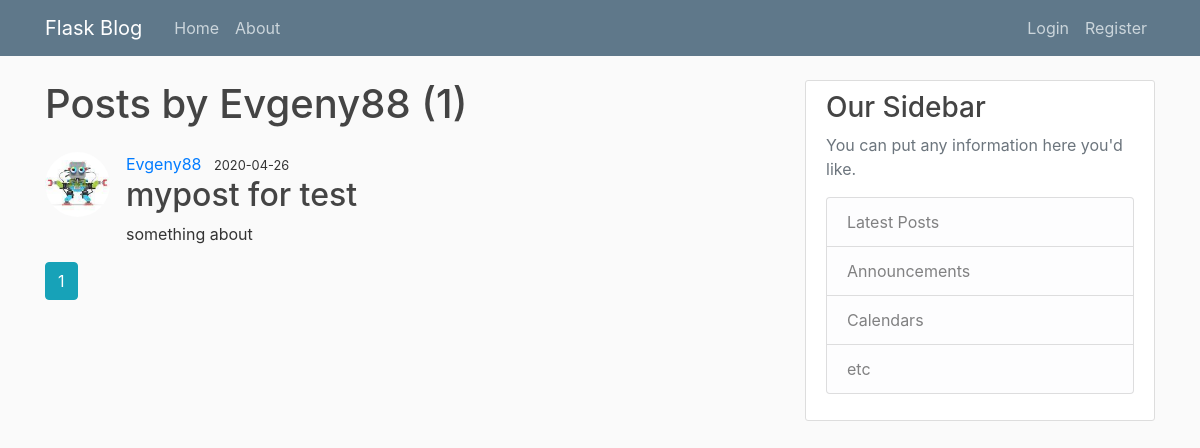
The page /user/Evgeny88 on the database its author committed.
### flaskblog/models.py (models this page shows, shortened)
class User(db.Model,UserMixin):
	id = db.Column(db.Integer(),primary_key = True)
	username = db.Column(db.String(20), unique = True, nullable = False)
	email = db.Column(db.String(120), unique = True, nullable = False)
	password = db.Column(db.String(60), nullable = False)
	image_file = db.Column(db.String(20), nullable = False, default='default.jpg')
	posts = db.relationship('Post', backref = 'autor', lazy = True)

class Post(db.Model):
	id = db.Column(db.Integer(),primary_key = True)
	title = db.Column(db.String(100), nullable= False)
	created = db.Column(db.DateTime, nullable = False, default = datetime.now())
	content = db.Column(db.Text, nullable = False)
	user_id = db.Column(db.Integer, db.ForeignKey('user.id'), nullable = False)

### flaskblog/users/routes.py (the view)
@users.route("/user/<string:username>")
def user_posts(username):
	user = User.query.filter_by(username=username).first_or_404()
	page = request.args.get('page', default = 1, type = int)
	posts = Post.query.filter_by(autor=user).order_by(Post.created.desc()).paginate(per_page=5,page=page)
	return render_template('user_posts.html', title = 'User posts', posts = posts, user = user)

### flaskblog/Templates/user_posts.html
{% extends "layout.html" %}
{% block content %}
	<h1 class="mb-4">Posts by {{ user.username }} ({{ posts.total }})</h1>
	{% for post in posts.items %}
	<article class="media content section">
		<img class="rounded-circle article-img" src="{{url_for('static',
		filename='image_folder/'+post.autor.image_file) }}">
		<div class="media-body">
			<div class="article metadata">
			{% if current_user.username==post.autor.username %}
				<a class="mr-2" href="{{ url_for('users.account') }}">{{ post.autor.username }}</a>
			{% else %}
				<a class="mr-2" href="#">{{ post.autor.username }}</a>
			{% endif %}
				<small class="text muted">{{ post.created.strftime("%Y-%m-%d") }}</small>
			</div>
			<h2><a class="article-title" href="{{ url_for('posts.post', post_id = post.id) }}">{{ post.title }}</a></h2>
			<p class="article-content">{{ post.content }}</p>
		</div>
	</article>
	{% endfor %}
	{% for page_num in posts.iter_pages(left_edge=1, right_edge=1,left_current=1,right_current=1) %}
		{% if page_num %}
			{% if posts.page == page_num %}
				<a class="btn btn-info mb-4" href="{{ url_for('users.user_posts', username=user.username, page=page_num) }}">{{ page_num }}</a>
			{% else %}
				<a class="btn btn-outline-info mb-4" href="{{ url_for('users.user_posts', username=user.username, page=page_num) }}">{{ page_num }}</a>
			{% endif %}
		{% else %}
			...
		{% endif %}
	{% endfor %}
{% endblock content %}

### rows shown on the page
User: username "Evgeny88"
Post: image_file (picture), autor.username "Evgeny88", created "2020-04-26", title "mypost for test", content "something about"

### other values the page prints
{{ posts.total }} "1"
{{ page_num }} "1"
